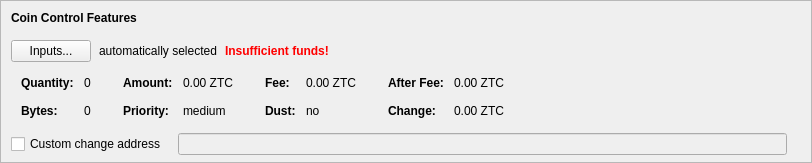
    <widget class="QFrame" name="frameCoinControl">
     <property name="sizePolicy">
      <sizepolicy hsizetype="Expanding" vsizetype="Expanding">
       <horstretch>0</horstretch>
       <verstretch>0</verstretch>
      </sizepolicy>
     </property>
     <property name="maximumSize">
      <size>
       <width>16777215</width>
       <height>16777215</height>
      </size>
     </property>
     <property name="frameShape">
      <enum>QFrame::StyledPanel</enum>
     </property>
     <property name="frameShadow">
      <enum>QFrame::Sunken</enum>
     </property>
     <layout class="QVBoxLayout" name="verticalLayoutCoinControl2">
      <property name="spacing">
       <number>0</number>
      </property>
      <property name="leftMargin">
       <number>0</number>
      </property>
      <property name="topMargin">
       <number>0</number>
      </property>
      <property name="rightMargin">
       <number>0</number>
      </property>
      <property name="bottomMargin">
       <number>6</number>
      </property>
      <item>
       <layout class="QVBoxLayout" name="verticalLayoutCoinControl" stretch="0,0,0,0,1">
        <property name="spacing">
         <number>0</number>
        </property>
        <property name="leftMargin">
         <number>10</number>
        </property>
        <property name="topMargin">
         <number>10</number>
        </property>
        <item>
         <layout class="QHBoxLayout" name="horizontalLayoutCoinControl1">
          <property name="bottomMargin">
           <number>15</number>
          </property>
          <item>
           <widget class="QLabel" name="labelCoinControlFeatures">
            <property name="sizePolicy">
             <sizepolicy hsizetype="Preferred" vsizetype="Maximum">
              <horstretch>0</horstretch>
              <verstretch>0</verstretch>
             </sizepolicy>
            </property>
            <property name="font">
             <font>
              <weight>75</weight>
              <bold>true</bold>
             </font>
            </property>
            <property name="styleSheet">
             <string notr="true">font-weight:bold;</string>
            </property>
            <property name="text">
             <string>Coin Control Features</string>
            </property>
           </widget>
          </item>
         </layout>
        </item>
        <item>
         <layout class="QHBoxLayout" name="horizontalLayoutCoinControl2" stretch="0,0,0,0">
          <property name="spacing">
           <number>8</number>
          </property>
          <property name="bottomMargin">
           <number>10</number>
          </property>
          <item>
           <widget class="QPushButton" name="pushButtonCoinControl">
            <property name="styleSheet">
             <string notr="true"/>
            </property>
            <property name="text">
             <string>Inputs...</string>
            </property>
            <property name="autoDefault">
             <bool>false</bool>
            </property>
           </widget>
          </item>
          <item>
           <widget class="QLabel" name="labelCoinControlAutomaticallySelected">
            <property name="text">
             <string>automatically selected</string>
            </property>
            <property name="margin">
             <number>5</number>
            </property>
           </widget>
          </item>
          <item>
           <widget class="QLabel" name="labelCoinControlInsuffFunds">
            <property name="font">
             <font>
              <weight>75</weight>
              <bold>true</bold>
             </font>
            </property>
            <property name="styleSheet">
             <string notr="true">color:red;font-weight:bold;</string>
            </property>
            <property name="text">
             <string>Insufficient funds!</string>
            </property>
            <property name="margin">
             <number>5</number>
            </property>
           </widget>
          </item>
          <item>
           <spacer name="horizontalSpacerCoinControl">
            <property name="orientation">
             <enum>Qt::Horizontal</enum>
            </property>
            <property name="sizeHint" stdset="0">
             <size>
              <width>40</width>
              <height>1</height>
             </size>
            </property>
           </spacer>
          </item>
         </layout>
        </item>
        <item>
         <widget class="QWidget" name="widgetCoinControl" native="true">
          <property name="sizePolicy">
           <sizepolicy hsizetype="Preferred" vsizetype="Preferred">
            <horstretch>0</horstretch>
            <verstretch>0</verstretch>
           </sizepolicy>
          </property>
          <property name="minimumSize">
           <size>
            <width>0</width>
            <height>0</height>
           </size>
          </property>
          <property name="styleSheet">
           <string notr="true"/>
          </property>
          <layout class="QHBoxLayout" name="horizontalLayoutCoinControl5">
           <property name="leftMargin">
            <number>0</number>
           </property>
           <property name="topMargin">
            <number>0</number>
           </property>
           <property name="rightMargin">
            <number>0</number>
           </property>
           <property name="bottomMargin">
            <number>0</number>
           </property>
           <item>
            <layout class="QHBoxLayout" name="horizontalLayoutCoinControl3" stretch="0,0,0,1">
             <property name="spacing">
              <number>20</number>
             </property>
             <property name="topMargin">
              <number>0</number>
             </property>
             <property name="bottomMargin">
              <number>10</number>
             </property>
             <item>
              <layout class="QFormLayout" name="formLayoutCoinControl1">
               <property name="horizontalSpacing">
                <number>10</number>
               </property>
               <property name="verticalSpacing">
                <number>14</number>
               </property>
               <property name="leftMargin">
                <number>10</number>
               </property>
               <property name="topMargin">
                <number>4</number>
               </property>
               <property name="rightMargin">
                <number>6</number>
               </property>
               <item row="0" column="0">
                <widget class="QLabel" name="labelCoinControlQuantityText">
                 <property name="font">
                  <font>
                   <weight>75</weight>
                   <bold>true</bold>
                  </font>
                 </property>
                 <property name="text">
                  <string>Quantity:</string>
                 </property>
                 <property name="margin">
                  <number>0</number>
                 </property>
                </widget>
               </item>
               <item row="0" column="1">
                <widget class="QLabel" name="labelCoinControlQuantity">
                 <property name="cursor">
                  <cursorShape>IBeamCursor</cursorShape>
                 </property>
                 <property name="contextMenuPolicy">
                  <enum>Qt::ActionsContextMenu</enum>
                 </property>
                 <property name="text">
                  <string notr="true">0</string>
                 </property>
                 <property name="margin">
                  <number>0</number>
                 </property>
                 <property name="textInteractionFlags">
                  <set>Qt::LinksAccessibleByMouse|Qt::TextSelectableByKeyboard|Qt::TextSelectableByMouse</set>
                 </property>
                </widget>
               </item>
               <item row="1" column="0">
                <widget class="QLabel" name="labelCoinControlBytesText">
                 <property name="font">
                  <font>
                   <weight>75</weight>
                   <bold>true</bold>
                  </font>
                 </property>
                 <property name="text">
                  <string>Bytes:</string>
                 </property>
                </widget>
               </item>
               <item row="1" column="1">
                <widget class="QLabel" name="labelCoinControlBytes">
                 <property name="cursor">
                  <cursorShape>IBeamCursor</cursorShape>
                 </property>
                 <property name="contextMenuPolicy">
                  <enum>Qt::ActionsContextMenu</enum>
                 </property>
                 <property name="text">
                  <string notr="true">0</string>
                 </property>
                 <property name="textInteractionFlags">
                  <set>Qt::LinksAccessibleByMouse|Qt::TextSelectableByKeyboard|Qt::TextSelectableByMouse</set>
                 </property>
                </widget>
               </item>
              </layout>
             </item>
             <item>
              <layout class="QFormLayout" name="formLayoutCoinControl2">
               <property name="horizontalSpacing">
                <number>10</number>
               </property>
               <property name="verticalSpacing">
                <number>14</number>
               </property>
               <property name="leftMargin">
                <number>6</number>
               </property>
               <property name="topMargin">
                <number>4</number>
               </property>
               <property name="rightMargin">
                <number>6</number>
               </property>
               <item row="0" column="0">
                <widget class="QLabel" name="labelCoinControlAmountText">
                 <property name="font">
                  <font>
                   <weight>75</weight>
                   <bold>true</bold>
                  </font>
                 </property>
                 <property name="text">
                  <string>Amount:</string>
                 </property>
                 <property name="margin">
                  <number>0</number>
                 </property>
                </widget>
               </item>
               <item row="0" column="1">
                <widget class="QLabel" name="labelCoinControlAmount">
                 <property name="cursor">
                  <cursorShape>IBeamCursor</cursorShape>
                 </property>
                 <property name="contextMenuPolicy">
                  <enum>Qt::ActionsContextMenu</enum>
                 </property>
                 <property name="text">
                  <string notr="true">0.00 ZTC</string>
                 </property>
                 <property name="textInteractionFlags">
                  <set>Qt::LinksAccessibleByMouse|Qt::TextSelectableByKeyboard|Qt::TextSelectableByMouse</set>
                 </property>
                </widget>
               </item>
               <item row="1" column="0">
                <widget class="QLabel" name="labelCoinControlPriorityText">
                 <property name="font">
                  <font>
                   <weight>75</weight>
                   <bold>true</bold>
                  </font>
                 </property>
                 <property name="text">
                  <string>Priority:</string>
                 </property>
                </widget>
               </item>
               <item row="1" column="1">
                <widget class="QLabel" name="labelCoinControlPriority">
                 <property name="cursor">
                  <cursorShape>IBeamCursor</cursorShape>
                 </property>
                 <property name="contextMenuPolicy">
                  <enum>Qt::ActionsContextMenu</enum>
                 </property>
                 <property name="text">
                  <string>medium</string>
                 </property>
                 <property name="textInteractionFlags">
                  <set>Qt::LinksAccessibleByMouse|Qt::TextSelectableByKeyboard|Qt::TextSelectableByMouse</set>
                 </property>
                </widget>
               </item>
              </layout>
             </item>
             <item>
              <layout class="QFormLayout" name="formLayoutCoinControl3">
               <property name="horizontalSpacing">
                <number>10</number>
               </property>
               <property name="verticalSpacing">
                <number>14</number>
               </property>
               <property name="leftMargin">
                <number>6</number>
               </property>
               <property name="topMargin">
                <number>4</number>
               </property>
               <property name="rightMargin">
                <number>6</number>
               </property>
               <item row="0" column="0">
                <widget class="QLabel" name="labelCoinControlFeeText">
                 <property name="font">
                  <font>
                   <weight>75</weight>
                   <bold>true</bold>
                  </font>
                 </property>
                 <property name="text">
                  <string>Fee:</string>
                 </property>
                 <property name="margin">
                  <number>0</number>
                 </property>
                </widget>
               </item>
               <item row="0" column="1">
                <widget class="QLabel" name="labelCoinControlFee">
                 <property name="cursor">
                  <cursorShape>IBeamCursor</cursorShape>
                 </property>
                 <property name="contextMenuPolicy">
                  <enum>Qt::ActionsContextMenu</enum>
                 </property>
                 <property name="text">
                  <string notr="true">0.00 ZTC</string>
                 </property>
                 <property name="textInteractionFlags">
                  <set>Qt::LinksAccessibleByMouse|Qt::TextSelectableByKeyboard|Qt::TextSelectableByMouse</set>
                 </property>
                </widget>
               </item>
               <item row="1" column="0">
                <widget class="QLabel" name="labelCoinControlLowOutputText">
                 <property name="font">
                  <font>
                   <weight>75</weight>
                   <bold>true</bold>
                  </font>
                 </property>
                 <property name="text">
                  <string>Dust:</string>
                 </property>
                </widget>
               </item>
               <item row="1" column="1">
                <widget class="QLabel" name="labelCoinControlLowOutput">
                 <property name="cursor">
                  <cursorShape>IBeamCursor</cursorShape>
                 </property>
                 <property name="contextMenuPolicy">
                  <enum>Qt::ActionsContextMenu</enum>
                 </property>
                 <property name="text">
                  <string>no</string>
                 </property>
                 <property name="textInteractionFlags">
                  <set>Qt::LinksAccessibleByMouse|Qt::TextSelectableByKeyboard|Qt::TextSelectableByMouse</set>
                 </property>
                </widget>
               </item>
              </layout>
             </item>
             <item>
              <layout class="QFormLayout" name="formLayoutCoinControl4">
               <property name="horizontalSpacing">
                <number>10</number>
               </property>
               <property name="verticalSpacing">
                <number>14</number>
               </property>
               <property name="leftMargin">
                <number>6</number>
               </property>
               <property name="topMargin">
                <number>4</number>
               </property>
               <property name="rightMargin">
                <number>6</number>
               </property>
               <item row="0" column="0">
                <widget class="QLabel" name="labelCoinControlAfterFeeText">
                 <property name="font">
                  <font>
                   <weight>75</weight>
                   <bold>true</bold>
                  </font>
                 </property>
                 <property name="text">
                  <string>After Fee:</string>
                 </property>
                 <property name="margin">
                  <number>0</number>
                 </property>
                </widget>
               </item>
               <item row="0" column="1">
                <widget class="QLabel" name="labelCoinControlAfterFee">
                 <property name="cursor">
                  <cursorShape>IBeamCursor</cursorShape>
                 </property>
                 <property name="contextMenuPolicy">
                  <enum>Qt::ActionsContextMenu</enum>
                 </property>
                 <property name="text">
                  <string notr="true">0.00 ZTC</string>
                 </property>
                 <property name="textInteractionFlags">
                  <set>Qt::LinksAccessibleByMouse|Qt::TextSelectableByKeyboard|Qt::TextSelectableByMouse</set>
                 </property>
                </widget>
               </item>
               <item row="1" column="0">
                <widget class="QLabel" name="labelCoinControlChangeText">
                 <property name="font">
                  <font>
                   <weight>75</weight>
                   <bold>true</bold>
                  </font>
                 </property>
                 <property name="text">
                  <string>Change:</string>
                 </property>
                </widget>
               </item>
               <item row="1" column="1">
                <widget class="QLabel" name="labelCoinControlChange">
                 <property name="cursor">
                  <cursorShape>IBeamCursor</cursorShape>
                 </property>
                 <property name="contextMenuPolicy">
                  <enum>Qt::ActionsContextMenu</enum>
                 </property>
                 <property name="text">
                  <string notr="true">0.00 ZTC</string>
                 </property>
                 <property name="textInteractionFlags">
                  <set>Qt::LinksAccessibleByMouse|Qt::TextSelectableByKeyboard|Qt::TextSelectableByMouse</set>
                 </property>
                </widget>
               </item>
              </layout>
             </item>
            </layout>
           </item>
          </layout>
         </widget>
        </item>
        <item>
         <layout class="QHBoxLayout" name="horizontalLayoutCoinControl4" stretch="0,0,0">
          <property name="spacing">
           <number>12</number>
          </property>
          <property name="sizeConstraint">
           <enum>QLayout::SetDefaultConstraint</enum>
          </property>
          <property name="topMargin">
           <number>5</number>
          </property>
          <property name="rightMargin">
           <number>5</number>
          </property>
          <item>
           <widget class="QCheckBox" name="checkBoxCoinControlChange">
            <property name="toolTip">
             <string>If this is activated, but the change address is empty or invalid, change will be sent to a newly generated address.</string>
            </property>
            <property name="text">
             <string>Custom change address</string>
            </property>
           </widget>
          </item>
          <item>
           <widget class="QValidatedLineEdit" name="lineEditCoinControlChange">
            <property name="enabled">
             <bool>false</bool>
            </property>
            <property name="sizePolicy">
             <sizepolicy hsizetype="Expanding" vsizetype="Fixed">
              <horstretch>0</horstretch>
              <verstretch>0</verstretch>
             </sizepolicy>
            </property>
           </widget>
          </item>
          <item>
           <widget class="QLabel" name="labelCoinControlChangeLabel">
            <property name="sizePolicy">
             <sizepolicy hsizetype="Preferred" vsizetype="Expanding">
              <horstretch>0</horstretch>
              <verstretch>0</verstretch>
             </sizepolicy>
            </property>
            <property name="minimumSize">
             <size>
              <width>0</width>
              <height>0</height>
             </size>
            </property>
            <property name="text">
             <string/>
            </property>
            <property name="margin">
             <number>3</number>
            </property>
           </widget>
          </item>
         </layout>
        </item>
        <item>
         <spacer name="verticalSpacerCoinControl">
          <property name="orientation">
           <enum>Qt::Vertical</enum>
          </property>
          <property name="sizeHint" stdset="0">
           <size>
            <width>800</width>
            <height>1</height>
           </size>
          </property>
         </spacer>
        </item>
       </layout>
      </item>
     </layout>
    </widget>
